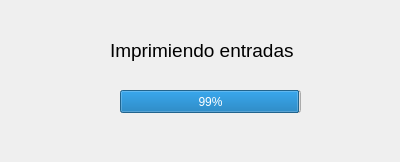
<?xml version="1.0" encoding="UTF-8"?>
<ui version="4.0">
 <class>ImpresionEntradas</class>
 <widget class="QDialog" name="ImpresionEntradas">
  <property name="geometry">
   <rect>
    <x>0</x>
    <y>0</y>
    <width>400</width>
    <height>162</height>
   </rect>
  </property>
  <property name="minimumSize">
   <size>
    <width>400</width>
    <height>132</height>
   </size>
  </property>
  <property name="maximumSize">
   <size>
    <width>400</width>
    <height>162</height>
   </size>
  </property>
  <property name="windowTitle">
   <string>Impresion de entradas</string>
  </property>
  <widget class="QLabel" name="Progreso">
   <property name="geometry">
    <rect>
     <x>110</x>
     <y>40</y>
     <width>191</width>
     <height>21</height>
    </rect>
   </property>
   <property name="font">
    <font>
     <pointsize>14</pointsize>
    </font>
   </property>
   <property name="text">
    <string>Imprimiendo entradas</string>
   </property>
  </widget>
  <widget class="QProgressBar" name="PB_imprimir_entradas">
   <property name="geometry">
    <rect>
     <x>120</x>
     <y>90</y>
     <width>181</width>
     <height>23</height>
    </rect>
   </property>
   <property name="value">
    <number>99</number>
   </property>
  </widget>
 </widget>
 <resources/>
 <connections>
  <connection>
   <sender>PB_imprimir_entradas</sender>
   <signal>valueChanged(int)</signal>
   <receiver>PB_imprimir_entradas</receiver>
   <slot>setMaximum(int)</slot>
   <hints>
    <hint type="sourcelabel">
     <x>153</x>
     <y>87</y>
    </hint>
    <hint type="destinationlabel">
     <x>145</x>
     <y>91</y>
    </hint>
   </hints>
  </connection>
 </connections>
</ui>
